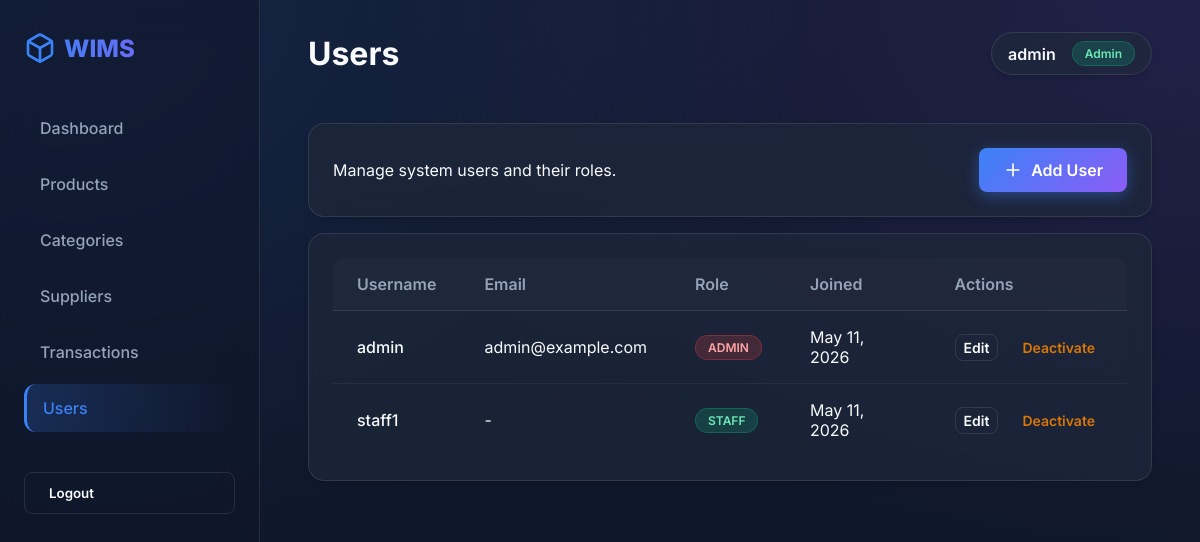
Before: /users/ (signed in) with the older database file.
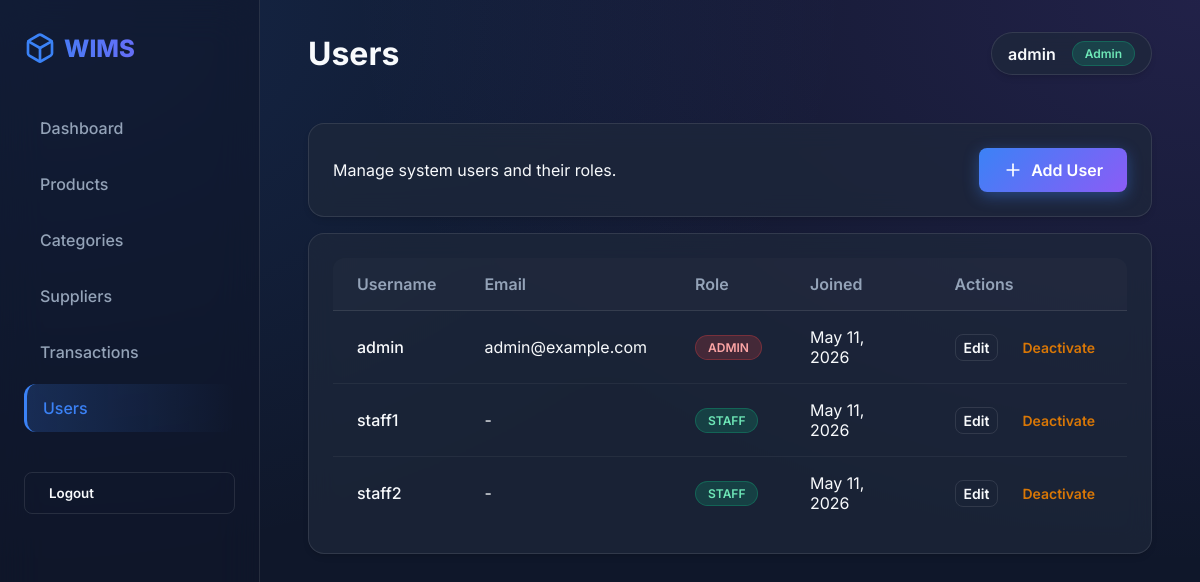
After: the same page with the newer database file.
### inventory/models.py (models this page shows, shortened)
class User(AbstractUser):
    ROLE_CHOICES = (
        ("ADMIN", "Admin"),
        ("MANAGER", "Manager"),
        ("STAFF", "Staff"),
    )
    role = models.CharField(max_length=10, choices=ROLE_CHOICES, default="STAFF")

### inventory/views.py (the view)
# urls.py: path("users/", views.user_list, name="user_list"),
@user_passes_test(is_admin)
def user_list(request):
    users = User.objects.all().order_by("username")
    return render(request, "inventory/user_list.html", {"users": users})

### inventory/views.py (called while the page is built)
def is_admin(user):
    return user.is_authenticated and (user.role == "ADMIN" or user.is_superuser)

### templates/inventory/user_list.html
{% extends "inventory/base.html" %}
{% block page_title %}Users{% endblock %}
{% block content %}
<div class="card glass mb-4">
    <div class="flex justify-between items-center">
        <p class="text-muted">Manage system users and their roles.</p>
        <a href="{% url 'user_create' %}" class="btn btn-primary">
            <svg width="20" height="20" viewBox="0 0 24 24" fill="none" stroke="currentColor" stroke-width="2" stroke-linecap="round" stroke-linejoin="round"><line x1="12" y1="5" x2="12" y2="19"></line><line x1="5" y1="12" x2="19" y2="12"></line></svg>
            Add User
        </a>
    </div>
</div>
<div class="card glass">
    <div class="table-container">
        <table>
            <thead>
                <tr>
                    <th>Username</th>
                    <th>Email</th>
                    <th>Role</th>
                    <th>Joined</th>
                    <th>Actions</th>
                </tr>
            </thead>
            <tbody>
                {% for u in users %}
                <tr>
                    <td style="font-weight: 500;">{{ u.username }}</td>
                    <td>{{ u.email|default:"-" }}</td>
                    <td>
                        {% if u.role == 'ADMIN' %}
                            <span class="badge badge-danger">ADMIN</span>
                        {% elif u.role == 'MANAGER' %}
                            <span class="badge badge-warning">MANAGER</span>
                        {% else %}
                            <span class="badge badge-success">STAFF</span>
                        {% endif %}
                    </td>
                    <td>{{ u.date_joined|date:"M d, Y" }}</td>
                    <td>
                        <div class="flex gap-4">
                            <a href="{% url 'user_update' u.pk %}" class="btn btn-outline" style="padding: 0.25rem 0.5rem; font-size: 0.875rem;">Edit</a>
                            {% if u.is_active %}
                                <a href="{% url 'user_deactivate' u.pk %}" class="btn btn-warning" style="padding: 0.25rem 0.5rem; font-size: 0.875rem; color: #d97706;">Deactivate</a>
                            {% else %}
                                <span class="badge badge-danger">Inactive</span>
                            {% endif %}
                        </div>
                    </td>
                </tr>
                {% empty %}
                <tr>
                    <td colspan="4" class="text-center text-muted">No users found.</td>
                </tr>
                {% endfor %}
            </tbody>
        </table>
    </div>
</div>
{% endblock %}

### templates/inventory/base.html (shortened to what this page needs)
<!DOCTYPE html>
<html lang="en">
<head>
    {% load static %}
    <link rel="stylesheet" href="{% static 'css/styles.css' %}">
</head>
<body>
    {% if user.is_authenticated %}
    <aside class="sidebar">
        <div class="sidebar-logo">
            WIMS
        </div>
        <ul class="nav-links">
            <li class="nav-item">
                <a href="{% url 'dashboard' %}" class="{% if request.resolver_match.url_name == 'dashboard' %}active{% endif %}">
                    Dashboard
                </a>
            </li>
            <li class="nav-item">
                <a href="{% url 'product_list' %}" class="{% if 'product' in request.resolver_match.url_name %}active{% endif %}">
                    Products
                </a>
            </li>
            <li class="nav-item">
                <a href="{% url 'category_list' %}" class="{% if 'category' in request.resolver_match.url_name %}active{% endif %}">
                    Categories
                </a>
            </li>
            <li class="nav-item">
                <a href="{% url 'supplier_list' %}" class="{% if 'supplier' in request.resolver_match.url_name %}active{% endif %}">
                    Suppliers
                </a>
            </li>
            <li class="nav-item">
                <a href="{% url 'transaction_list' %}" class="{% if 'transaction' in request.resolver_match.url_name %}active{% endif %}">
                    Transactions
                </a>
            </li>
            {% if user.role == 'ADMIN' or user.is_superuser %}
            <li class="nav-item">
                <a href="{% url 'user_list' %}" class="{% if 'user' in request.resolver_match.url_name %}active{% endif %}">
                    Users
                </a>
            </li>
            {% endif %}
            <li class="nav-item" style="margin-top: 2rem;">
                <form action="{% url 'logout' %}" method="post">
                    <button type="submit" class="btn btn-outline" style="width: 100%; justify-content: flex-start;">Logout</button>
                </form>
            </li>
        </ul>
    </aside>
    {% endif %}
    <main class="main-content" {% if not user.is_authenticated %}style="margin-left: 0; max-width: 100vw; display: flex; align-items: center; justify-content: center;"{% endif %}>
        {% if user.is_authenticated %}
        <header class="top-header">
            <h1 class="page-title">{% block page_title %}Dashboard{% endblock %}</h1>
            <div class="user-profile glass" style="padding: 0.5rem 1rem; border-radius: 999px;">
                <span style="font-weight: 600;">{{ user.username }}</span>
                <span class="badge badge-success">{{ user.get_role_display }}</span>
            </div>
        </header>
        {% endif %}
        {% block content %}{% endblock %}
    </main>
</body>
</html>

Changed rows visible on the page:
added User: username "staff2", email "-", role "STAFF", date_joined "May 11, 2026", is_active "Deactivate"
